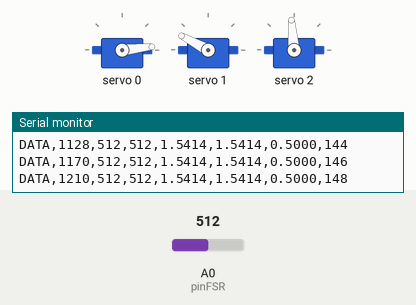
Recording of a sketch running on a simulated Arduino Uno, built with avr-gcc and run on an emulated ATmega328P. Shown: 3 × servo, the last lines printed to the serial monitor. The test bench sets the inputs (shaded band); at power-on: A0 (pinFSR) = 512.

Above: at 1.22 s.
1.3 s: A0 (pinFSR) set to 221
4.3 s: A0 (pinFSR) set to 210
At 4.94 s:
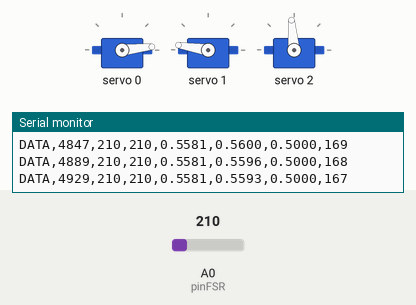
At 6.28 s:
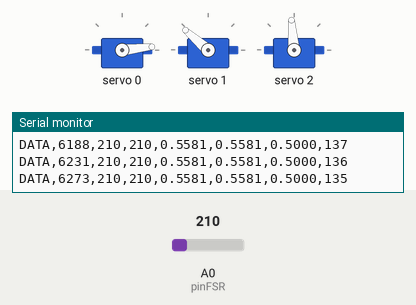
7.3 s: A0 (pinFSR) set to 104
At 9.0 s:
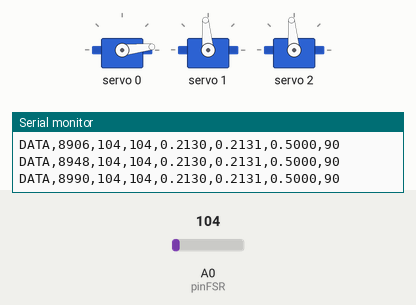
10.3 s: A0 (pinFSR) set to 91
Timing chart, 0 to 12.8 s (numbered marks = the images above; inputs shaded):
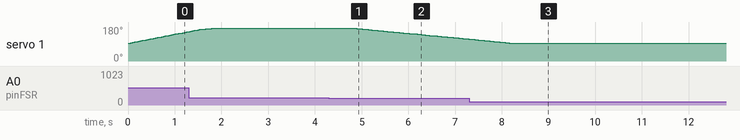

The sketch:

Arduino_impedancia.ino
```cpp
#include <Wire.h>
#include <Adafruit_PWMServoDriver.h>
#include <math.h>

// ---------- FSR ----------
const int pinFSR = A0;

// ---------- PCA9685 ----------
Adafruit_PWMServoDriver pwm = Adafruit_PWMServoDriver();  // I2C por defecto 0x40

// Canales para cada servo en el PCA9685
#define SERVO_BASE  0
#define SERVO_BRAZO 1
#define SERVO_CODO  2

// Ángulos actuales
int baseAngle = 0;
int brazoAngle = 90;
int codoAngle = 90;

// Guardaremos la posición inicial de brazo como "home"
int BRAZO_HOME = 90;

// ---------- Escalado a kg (DIRECTO) ----------
// 100 puntos -> ~0,2 kg   |  960 puntos -> 3,0 kg
const int   ADC_MIN = 100;
const int   ADC_MAX = 960;
const float KG_MIN  = 0.2f;
const float KG_MAX  = 3.0f;

// ---------- Filtros ----------
const uint8_t N_AVG = 6;      // media móvil corta para suavizar ADC
int bufAvg[N_AVG] = {0};
uint8_t idxAvg = 0;
bool bufLleno = false;

// Filtro exponencial sobre fuerza ya escalada a kg
const float ALPHA_KG = 0.20f; // 0..1 (↓ responde más lento, ↑ menos suavizado)
float kg_filt = 0.0f;

// ---------- Control (solo RETROCEDE > 0,5 kg) ----------
const float KG_TARGET        = 0.5f;   // umbral de fuerza (kg)
const float KG_DEADBAND      = 0.06f;  // banda muerta alrededor del objetivo

// Impedancia al RETROCEDER (cuando F > 0,5 kg):
const float K_STIFF_RET      = 4.0f;   // [deg/kg]
const float B_DAMP_RET       = 1.0f;   // [deg/(kg/s)]

// Vuelta suave a HOME cuando F ≤ 0,5 kg:
const float KP_HOME          = 0.8f;   // ↑ un poco para que sí avance a HOME
const float STEP_HOME_MAX    = 1.0f;   // límite de paso por ciclo a HOME [deg]
const float HOME_DEADBAND_DEG= 1.0f;   // banda muerta de posición en HOME

// Límites y timing
const int   BRAZO_MIN        = 10;
const int   BRAZO_MAX        = 170;
const float STEP_LIMIT_DEG   = 1.5f;   // límite general de paso por ciclo
const uint16_t UPDATE_MS     = 40;     // periodo de control
const bool  INVERT_BRAZO_DIR = true;   // invierte sentido de “retroceder” si tu montaje lo requiere

unsigned long tPrevCtrl = 0;
unsigned long tLastSampleMs = 0;
float kg_prev = 0.0f; // para derivada

// ---------------- Utilidades ----------------
int angleToPulse(int ang) {
  int pulsoMin = 150;  // 0°
  int pulsoMax = 600;  // 180°
  return map(ang, 0, 180, pulsoMin, pulsoMax);
}

float fmap(float x, float in_min, float in_max, float out_min, float out_max) {
  return (x - in_min) * (out_max - out_min) / (in_max - in_min) + out_min;
}

float rawToKg(int raw) {
  if (raw <= ADC_MIN) return KG_MIN;
  if (raw >= ADC_MAX) return KG_MAX;
  float kg = fmap((float)raw, (float)ADC_MIN, (float)ADC_MAX, KG_MIN, KG_MAX);
  if (kg < KG_MIN) kg = KG_MIN;
  if (kg > KG_MAX) kg = KG_MAX;
  return kg;
}

void moverServo(int canal, int angulo) {
  int pulso = angleToPulse(angulo);
  pwm.setPWM(canal, 0, pulso);
}

void sendTelemetry(unsigned long timestampMs,
                   int raw,
                   int rawFiltrado,
                   float kgEscalado,
                   float kgFiltrado,
                   float kgReferencia,
                   int brazoPosDeg) {
  Serial.print("DATA,");
  Serial.print(timestampMs);
  Serial.print(',');
  Serial.print(raw);
  Serial.print(',');
  Serial.print(rawFiltrado);
  Serial.print(',');
  Serial.print(kgEscalado, 4);
  Serial.print(',');
  Serial.print(kgFiltrado, 4);
  Serial.print(',');
  Serial.print(kgReferencia, 4);
  Serial.print(',');
  Serial.println(brazoPosDeg);
}

// ----------- Bucle de control -----------
bool controlBrazoSoloRetroceso(float kg_meas) {
  unsigned long now = millis();
  if ((now - tPrevCtrl) < UPDATE_MS) return false;

  float dt = (now - tPrevCtrl) / 1000.0f; // [s]
  tPrevCtrl = now;

  // Filtrado exponencial de fuerza
  kg_filt = ALPHA_KG * kg_meas + (1.0f - ALPHA_KG) * kg_filt;

  // Derivada de fuerza (suavizada)
  float dkg = (kg_filt - kg_prev) / (dt > 1e-3f ? dt : 1e-3f); // [kg/s]
  const float ALPHA_D = 0.3f;
  static float dkg_filt = 0.0f;
  dkg_filt = ALPHA_D * dkg + (1.0f - ALPHA_D) * dkg_filt;
  kg_prev = kg_filt;

  float dtheta = 0.0f;

  // ¿Se supera el umbral?
  if (kg_filt > (KG_TARGET + KG_DEADBAND)) {
    // Error de fuerza solo cuando supera el umbral
    float eF = kg_filt - KG_TARGET; // >0

    // Solo amortiguamos cuando la fuerza va en aumento
    float dkg_pos = (dkg_filt > 0.0f) ? dkg_filt : 0.0f;

    // Impedancia de RETROCESO
    float dtheta_mag = K_STIFF_RET * eF + B_DAMP_RET * dkg_pos; // magnitud positiva
    if (dtheta_mag > STEP_LIMIT_DEG) dtheta_mag = STEP_LIMIT_DEG;

    // Signo de retroceder
    float retractSign = INVERT_BRAZO_DIR ? +1.0f : -1.0f;
    dtheta = retractSign * dtheta_mag;

  } else {
    // Mantener / volver a HOME
    float posErr = (float)BRAZO_HOME - (float)brazoAngle; // >0 si hay que ir hacia delante

    // Si ya estamos cerca de HOME, no hagas nada (evita temblores)
    if (fabs(posErr) < HOME_DEADBAND_DEG) {
      dtheta = 0.0f;
    } else {
      float step = KP_HOME * posErr;

      // Limita el paso de vuelta a home (¡corrección de signos!)
      if (step >  STEP_HOME_MAX) step =  STEP_HOME_MAX;
      if (step < -STEP_HOME_MAX) step = -STEP_HOME_MAX;

      // No avanzar por delante de HOME (solo regresar hacia él)
      if ((posErr <= 0.0f) && (step > 0.0f)) step = 0.0f;

      dtheta = step;
    }
  }

  // Clamp general de paso (¡corrección de signos!)
  if (dtheta >  STEP_LIMIT_DEG) dtheta =  STEP_LIMIT_DEG;
  if (dtheta < -STEP_LIMIT_DEG) dtheta = -STEP_LIMIT_DEG;

  // Aplica
  float nuevo = (float)brazoAngle + dtheta;
  if (nuevo < BRAZO_MIN) nuevo = BRAZO_MIN;
  if (nuevo > BRAZO_MAX) nuevo = BRAZO_MAX;

  if (fabs(nuevo - brazoAngle) >= 0.5f) {
    brazoAngle = (int)roundf(nuevo);
    moverServo(SERVO_BRAZO, brazoAngle);
  }

  tLastSampleMs = now;
  return true;
}

// ---------------- Setup / Loop ----------------
void setup() {
  Serial.begin(115200);
  Serial.println("# Force control telemetry v1");
  Serial.println("# DATA,<ms>,<raw>,<raw_avg>,<kg>,<kg_filt>,<kg_ref>,<brazo_deg>");

  pwm.begin();
  pwm.setPWMFreq(60);
  delay(10);

  moverServo(SERVO_BASE, baseAngle);
  moverServo(SERVO_BRAZO, brazoAngle);
  moverServo(SERVO_CODO, codoAngle);

  // Fijamos HOME en la posición inicial del brazo
  BRAZO_HOME = brazoAngle;

  // Inicializa filtros
  int raw = analogRead(pinFSR);
  for (uint8_t i = 0; i < N_AVG; i++) bufAvg[i] = raw;
  bufLleno = true;

  kg_filt = rawToKg(raw); // arranque estable
  kg_prev = kg_filt;
  tPrevCtrl = millis();
}

void loop() {
  // Media móvil corta del ADC
  int raw = analogRead(pinFSR);
  bufAvg[idxAvg++] = raw;
  if (idxAvg >= N_AVG) { idxAvg = 0; bufLleno = true; }

  long suma = 0;
  uint8_t n = bufLleno ? N_AVG : idxAvg;
  for (uint8_t i = 0; i < n; i++) suma += bufAvg[i];
  int rawFiltrado = (int)(suma / n);

  // Escala a kg
  float kg = rawToKg(rawFiltrado);

  // Control “solo retrocede > 0,5 kg” y envío de telemetría estructurada
  if (controlBrazoSoloRetroceso(kg)) {
    sendTelemetry(tLastSampleMs,
                  raw,
                  rawFiltrado,
                  kg,
                  kg_filt,
                  KG_TARGET,
                  brazoAngle);
  }

  delay(3);
}
```

Measured:
- the behaviour switches between 211 and 210 on A0 (pinFSR) (found by bisection; images 0 and 1)
- after the input at 4.3 s, servo 1: moves from 174° to 116° over 2.4 s, starting after 0.55 s
